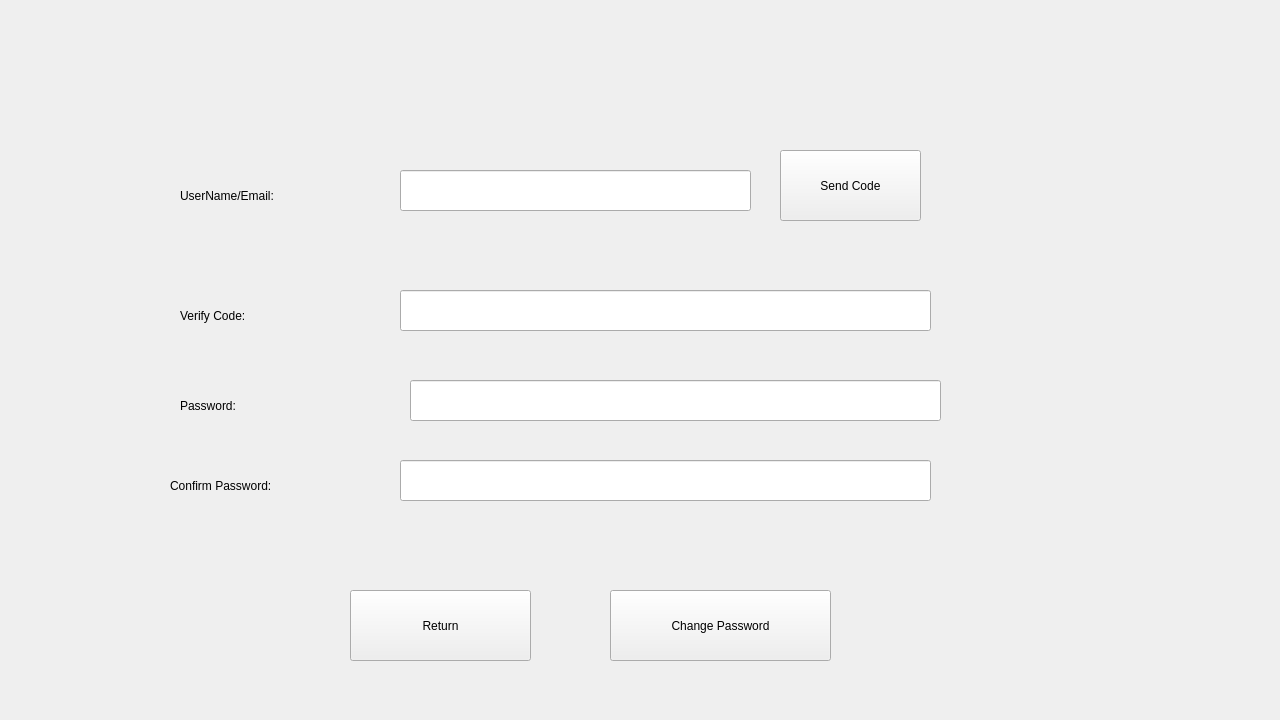
<?xml version="1.0" encoding="UTF-8"?>
<ui version="4.0">
 <class>ForgetWidget</class>
 <widget class="QWidget" name="ForgetWidget">
  <property name="geometry">
   <rect>
    <x>0</x>
    <y>0</y>
    <width>1280</width>
    <height>720</height>
   </rect>
  </property>
  <property name="windowTitle">
   <string>Form</string>
  </property>
  <widget class="QLineEdit" name="lineEdit_code">
   <property name="geometry">
    <rect>
     <x>400</x>
     <y>290</y>
     <width>531</width>
     <height>41</height>
    </rect>
   </property>
   <property name="styleSheet">
    <string notr="true">font: 87 12pt &quot;Arial&quot;;</string>
   </property>
  </widget>
  <widget class="QPushButton" name="btn_send">
   <property name="geometry">
    <rect>
     <x>780</x>
     <y>150</y>
     <width>141</width>
     <height>71</height>
    </rect>
   </property>
   <property name="styleSheet">
    <string notr="true">font: 87 12pt &quot;Arial&quot;;</string>
   </property>
   <property name="text">
    <string>Send Code</string>
   </property>
  </widget>
  <widget class="QLineEdit" name="lineEdit_confirm_password">
   <property name="geometry">
    <rect>
     <x>400</x>
     <y>460</y>
     <width>531</width>
     <height>41</height>
    </rect>
   </property>
   <property name="styleSheet">
    <string notr="true">font: 87 12pt &quot;Arial&quot;;</string>
   </property>
   <property name="echoMode">
    <enum>QLineEdit::Password</enum>
   </property>
  </widget>
  <widget class="QLabel" name="label_confirm_password">
   <property name="geometry">
    <rect>
     <x>170</x>
     <y>460</y>
     <width>221</width>
     <height>51</height>
    </rect>
   </property>
   <property name="styleSheet">
    <string notr="true">font: 87 12pt &quot;Arial&quot;;</string>
   </property>
   <property name="text">
    <string>Confirm Password:</string>
   </property>
  </widget>
  <widget class="QLabel" name="label_code">
   <property name="geometry">
    <rect>
     <x>180</x>
     <y>290</y>
     <width>141</width>
     <height>51</height>
    </rect>
   </property>
   <property name="styleSheet">
    <string notr="true">font: 87 12pt &quot;Arial&quot;;</string>
   </property>
   <property name="text">
    <string>Verify Code:</string>
   </property>
  </widget>
  <widget class="QLineEdit" name="lineEdit_password">
   <property name="geometry">
    <rect>
     <x>410</x>
     <y>380</y>
     <width>531</width>
     <height>41</height>
    </rect>
   </property>
   <property name="styleSheet">
    <string notr="true">font: 87 12pt &quot;Arial&quot;;</string>
   </property>
   <property name="echoMode">
    <enum>QLineEdit::Password</enum>
   </property>
  </widget>
  <widget class="QPushButton" name="btn_return">
   <property name="geometry">
    <rect>
     <x>350</x>
     <y>590</y>
     <width>181</width>
     <height>71</height>
    </rect>
   </property>
   <property name="styleSheet">
    <string notr="true">font: 87 12pt &quot;Arial&quot;;</string>
   </property>
   <property name="text">
    <string>Return</string>
   </property>
  </widget>
  <widget class="QLineEdit" name="lineEdit_userName">
   <property name="geometry">
    <rect>
     <x>400</x>
     <y>170</y>
     <width>351</width>
     <height>41</height>
    </rect>
   </property>
   <property name="styleSheet">
    <string notr="true">font: 87 12pt &quot;Arial&quot;;</string>
   </property>
  </widget>
  <widget class="QPushButton" name="btn_change">
   <property name="geometry">
    <rect>
     <x>610</x>
     <y>590</y>
     <width>221</width>
     <height>71</height>
    </rect>
   </property>
   <property name="styleSheet">
    <string notr="true">font: 87 12pt &quot;Arial&quot;;</string>
   </property>
   <property name="text">
    <string>Change Password</string>
   </property>
  </widget>
  <widget class="QLabel" name="label_userName">
   <property name="geometry">
    <rect>
     <x>180</x>
     <y>170</y>
     <width>191</width>
     <height>51</height>
    </rect>
   </property>
   <property name="styleSheet">
    <string notr="true">font: 87 12pt &quot;Arial&quot;;</string>
   </property>
   <property name="text">
    <string>UserName/Email:</string>
   </property>
  </widget>
  <widget class="QLabel" name="label_password">
   <property name="geometry">
    <rect>
     <x>180</x>
     <y>380</y>
     <width>141</width>
     <height>51</height>
    </rect>
   </property>
   <property name="styleSheet">
    <string notr="true">font: 87 12pt &quot;Arial&quot;;</string>
   </property>
   <property name="text">
    <string>Password:</string>
   </property>
  </widget>
 </widget>
 <resources/>
 <connections/>
</ui>
